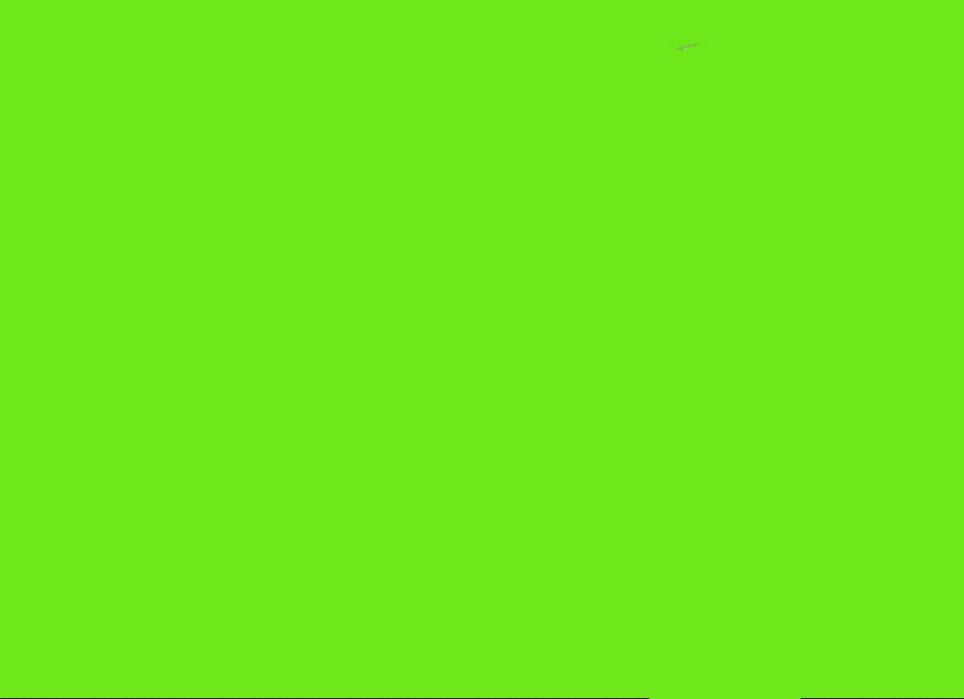
#> input picture Background Subtraction/Image/background4.png, 964 x 699 px
$ python background_subtraction.py
#> lines starting #> are read from the running program, lines starting #| are printed output that depends on the picture; after the words box and inside, x2 and y2 are one past the last pixel; in counts of white or black regions, pixels touching at a corner belong together; pictures that were not available may be replaced by others from this repository, and a replacement may not be noted
#> further down, bg1 is the input picture: shape (699, 964, 3); mean B, G, R 27, 231.8, 109.9
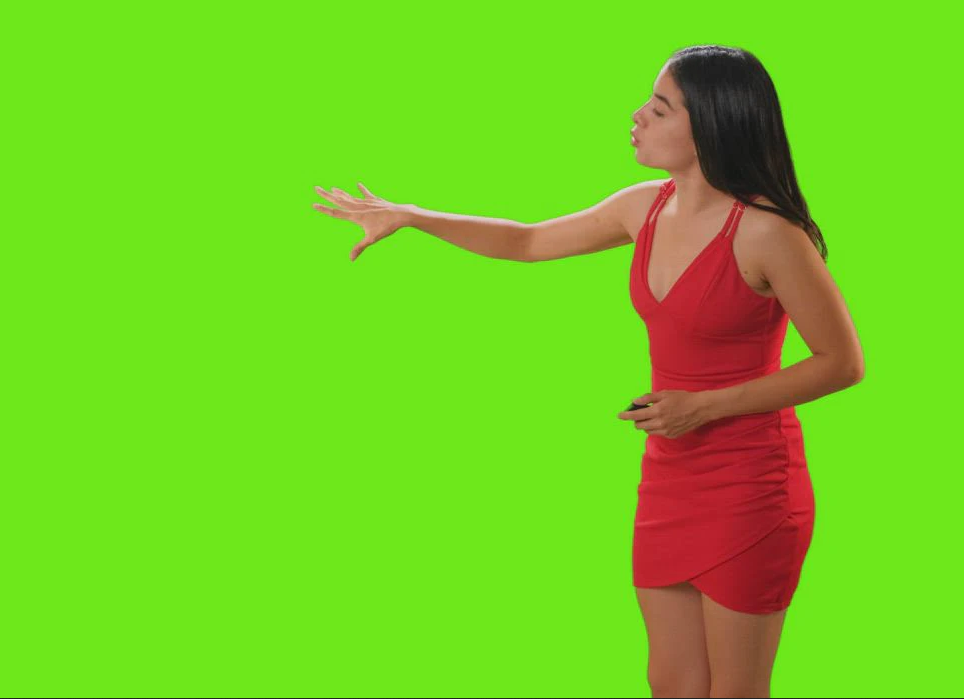
#> input picture Background Subtraction/Image/pg4.png, 964 x 699 px
#> further down, pg4 is the input picture: shape (699, 964, 3); mean B, G, R 32.7, 203.1, 116.8
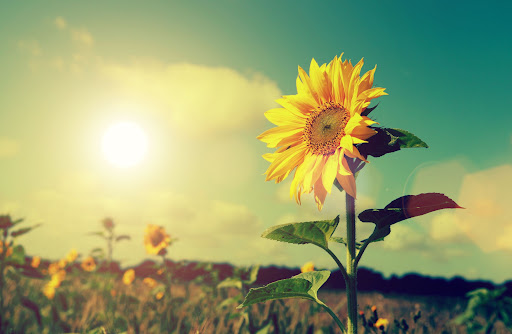
#> input picture Rotate Image/Image/sun.jpg, 512 x 334 px, given in place of weather_forecast.jpg, which was not available
#> further down, weather is the input picture: shape (334, 512, 3); mean B, G, R 110.8, 159.7, 148.7
from typing import DefaultDict
import cv2
import numpy as np
import matplotlib.pyplot as plt

def resize(dst, img):
    width = img.shape[1]
#> width = 964
    height = img.shape[0]
#> height = 699

    dim = (width, height)
#> dim = (964, 699)
    resized = cv2.resize(src=dst, dsize=dim, interpolation = cv2.INTER_AREA)
    return resized


def background_subtraction(fg_img, bg_img, weather_bg):
    fg_img = cv2.GaussianBlur(fg_img, (5, 5), 0)


    diff1 = cv2.subtract(fg_img,bg_img)
    diff2 = cv2.subtract(bg_img,fg_img)
    diff = diff1+diff2
    diff[abs(diff)<13.0]=0
#> diff: shape (699, 964, 3); mean of channels 0, 1, 2 5.4, 28.8, 9.9
    gray = cv2.cvtColor(diff.astype(np.uint8), cv2.COLOR_BGR2GRAY)
    gray[np.abs(gray) < 10] = 0
#> gray: shape (699, 964); min 0, max 151, mean 20.5
    fgmask = gray.astype(np.uint8)
    fgmask[fgmask>0]=255
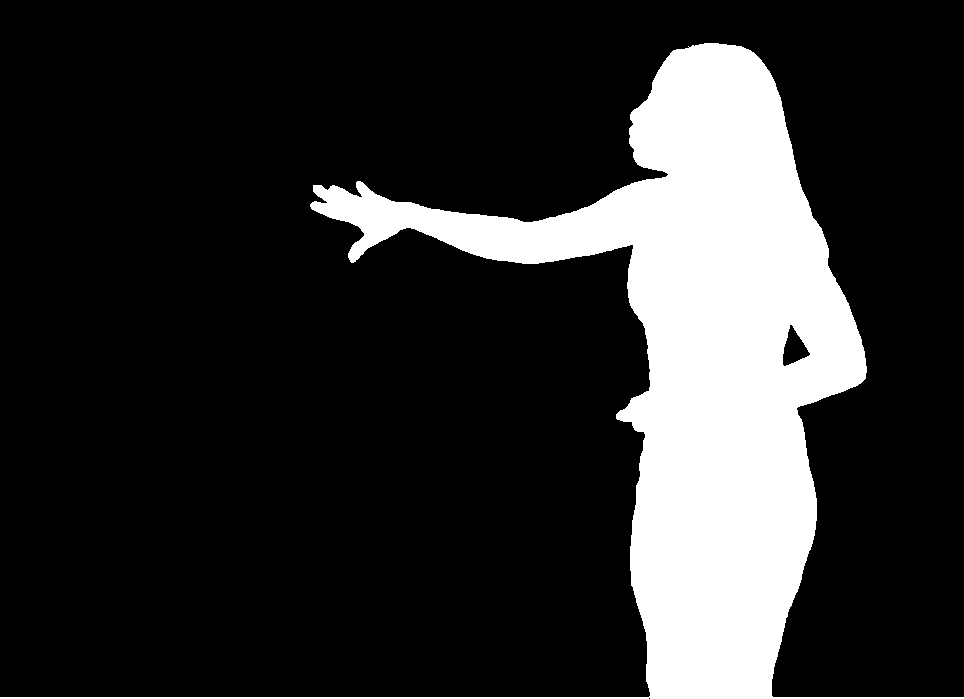
#> fgmask: shape (699, 964); 18.6% white; 1 white region, box (x1, y1, x2, y2) and area: (0, 43, 964, 699) 125183

    #invert the mask
    fgmask_inv = cv2.bitwise_not(fgmask)
    #use the masks to extract the relevant parts from FG and BG
    fgimg = cv2.bitwise_and(fg_img,fg_img,mask = fgmask)
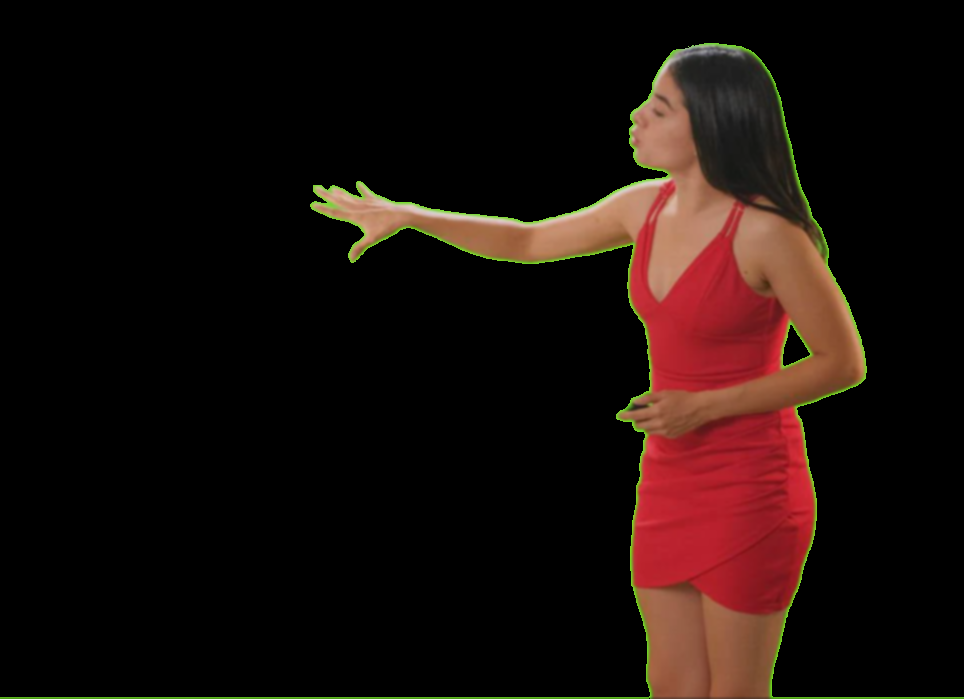
#> fgimg: shape (699, 964, 3); mean of channels 0, 1, 2 10.7, 14.4, 27.3; drawn as B, G, R
    bgimg = cv2.bitwise_and(bg_img,bg_img,mask = fgmask_inv)
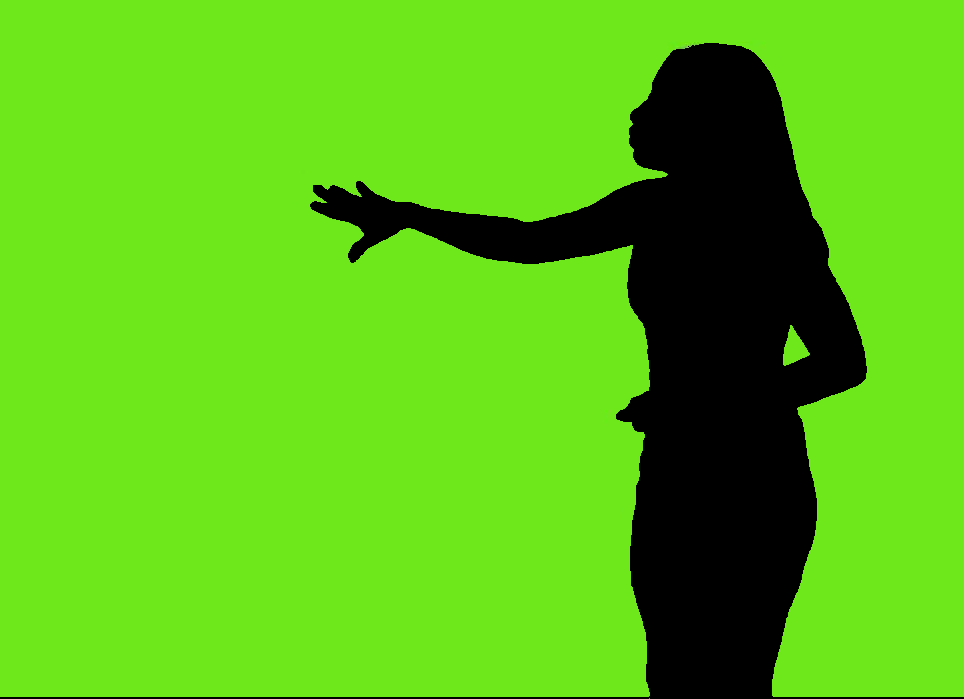
#> bgimg: shape (699, 964, 3); mean B, G, R 22, 188.9, 89.6
    weather_img = cv2.bitwise_and(weather_bg,weather_bg,mask = fgmask_inv)
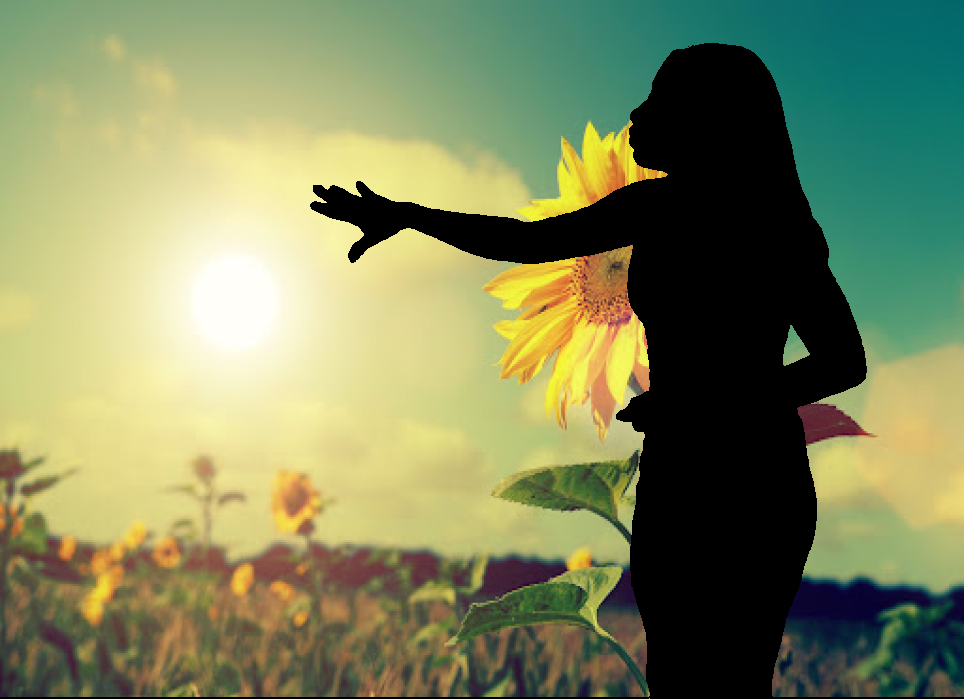
#> weather_img: shape (699, 964, 3); mean B, G, R 94.1, 135.3, 127.3

    cv2.imshow('MC image', fg_img)
    cv2.imshow('Background image', bg_img)
    cv2.imshow('Segmented image', fgimg)
    cv2.imshow('Mask', fgmask)
    cv2.waitKey(0)
    return fgimg, weather_img


bg1 = cv2.imread('Image/background4.png')
#print(bg1.shape)
pg4 = cv2.imread('Image/pg4.png')
#print(pg4.shape)
weather = cv2.imread('Image/weather_forecast.jpg')
weather_re = resize(weather, bg1)

weather_re = resize(weather, bg1)
fgimg, weather_forecast = background_subtraction(pg4, bg1, weather_re)
#combine both the BG and the FG images
dst = cv2.add(weather_forecast, fgimg)
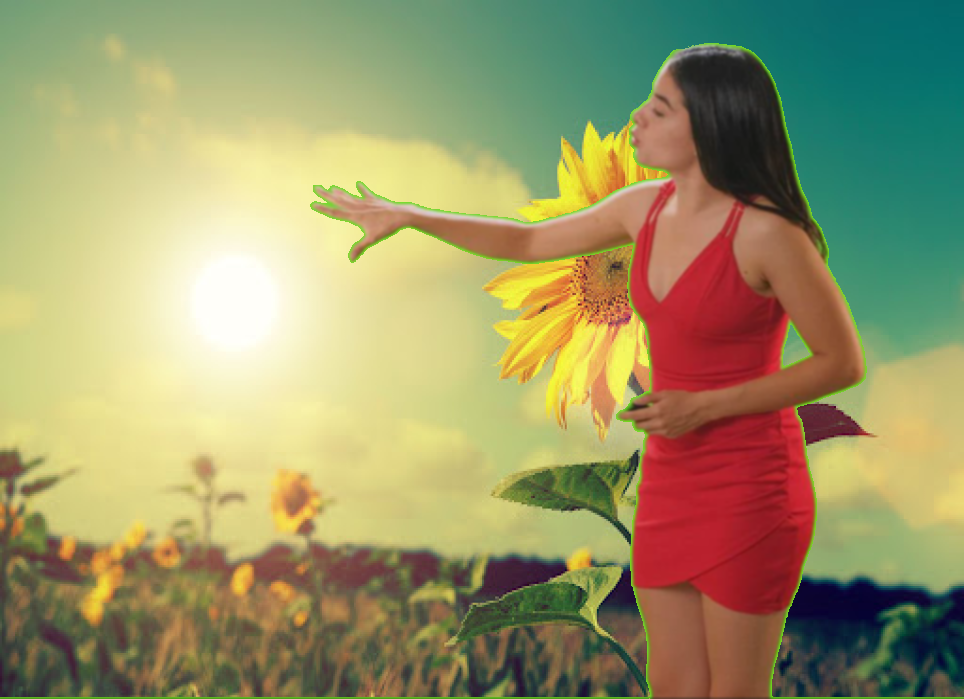
#> dst: shape (699, 964, 3); mean B, G, R 104.8, 149.7, 154.6
cv2.imshow('Background Removal',dst)
cv2.imwrite('Background_Removal.png',dst)
cv2.waitKey(0)
